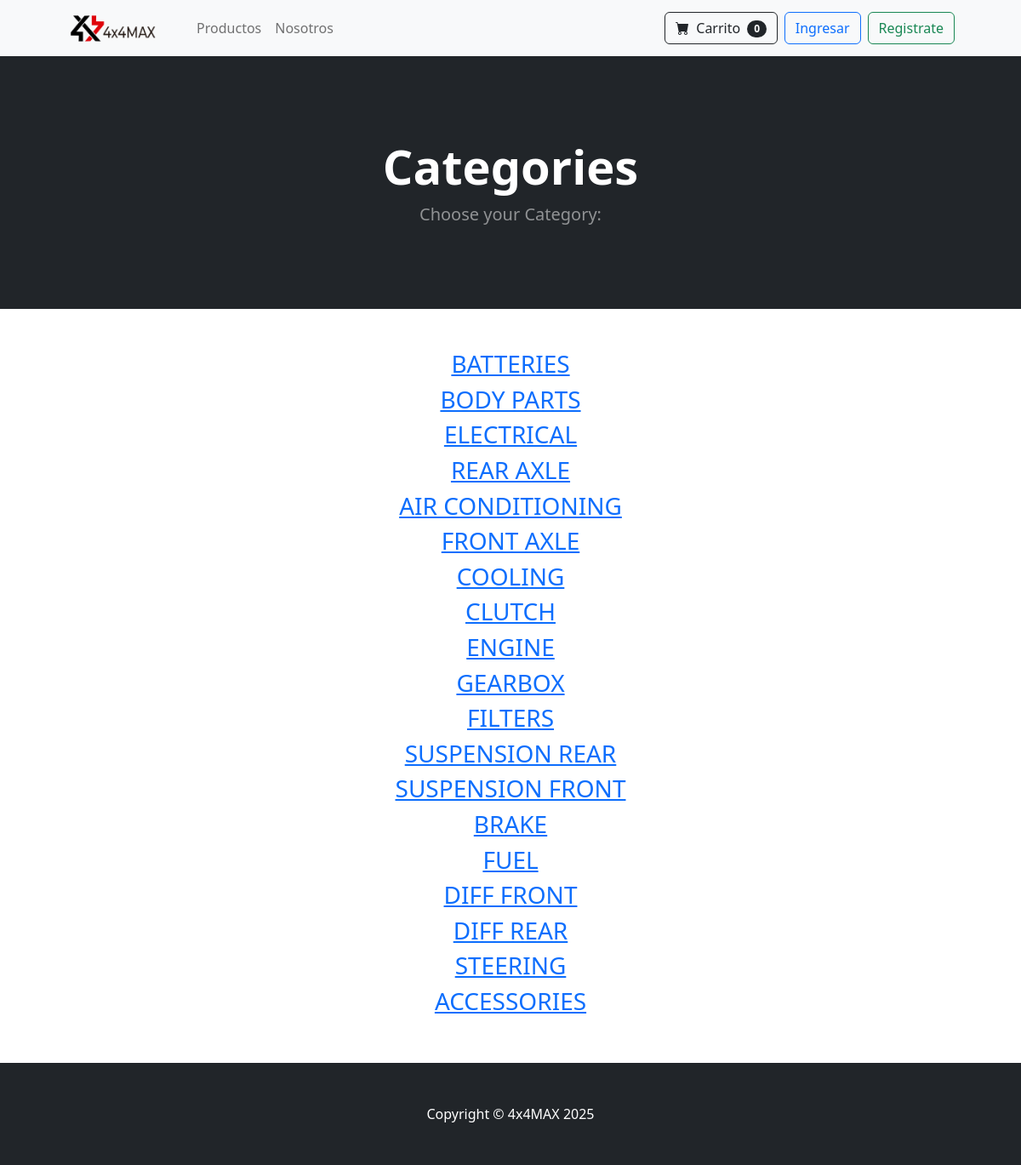
The app's page /category_summary/, older data.
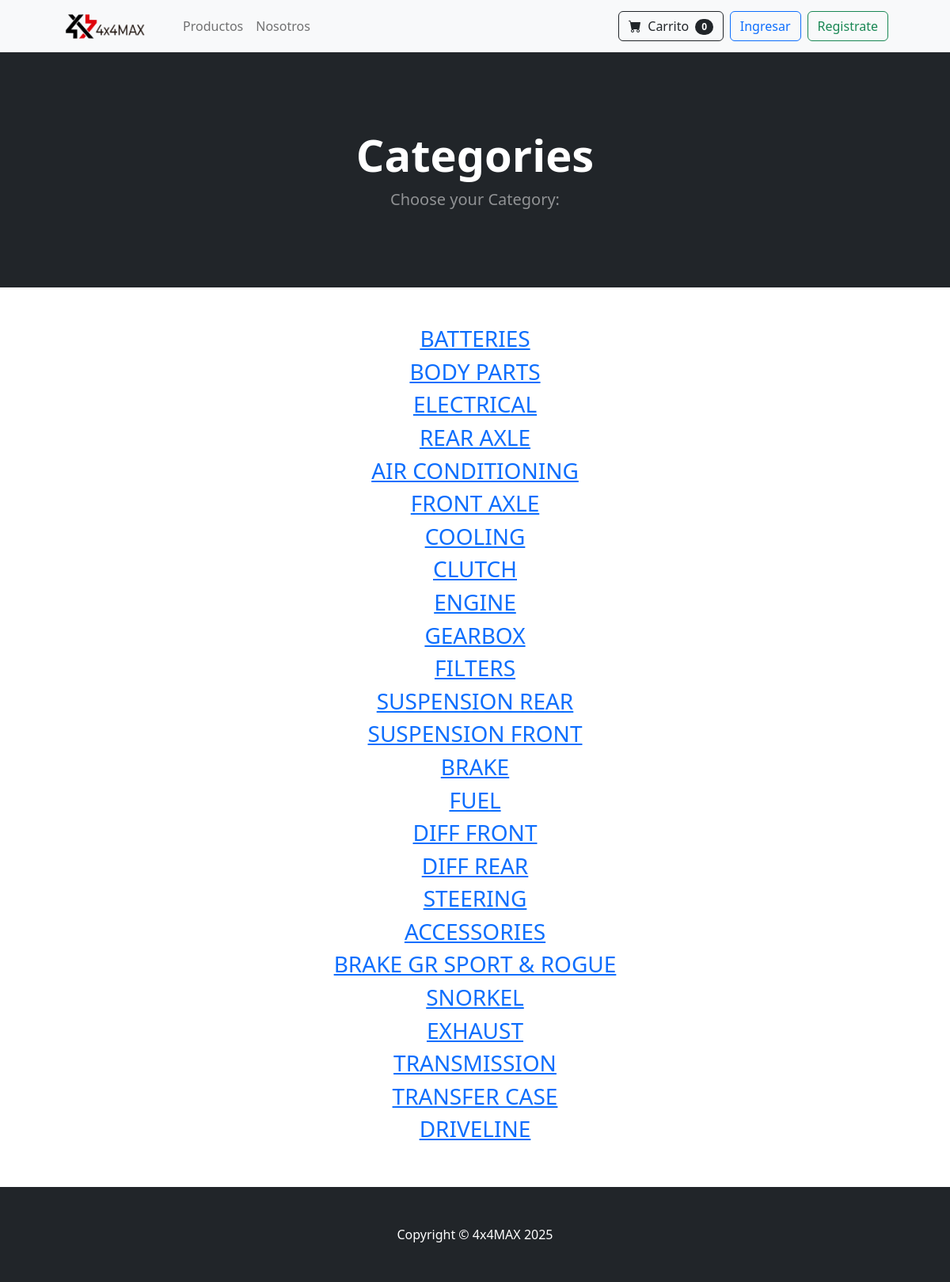
The same page, newer data.
### store/models.py (models this page shows)
class Category(models.Model):
    name = models.CharField(max_length=50)
    def __str__(self):
        return self.name

### store/views.py (the view)
# urls.py: path('category_summary/', views.category_summary, name='category_summary'),
def category_summary(request):
    categories = Category.objects.all()
    return render(request, 'category_summary.html', {"categories": categories})

### cart/cart.py (called while the page is built)
    def __len__(self):
        return len(self.cart)

### cart/context_processor.py (called while the page is built)
def cart(request):
    return {'cart': Cart(request)}

### store/templates/category_summary.html
{% extends 'base.html' %}
{% block content %}
        <header class="bg-dark py-5">
            <div class="container px-4 px-lg-5 my-5">
                <div class="text-center text-white">
                    <h1 class="display-4 fw-bolder">Categories</h1>
                    <p class="lead fw-normal text-white-50 mb-0">Choose your Category:</p>
                </div>
            </div>
        </header>
        <div class="container">
            <div class="row">
                <center>
                    <div class="col-8">
                        <br/><br/>
                        {% for category in categories %}
                            <h3><a href="{% url 'category' category %}">{{ category }}</a></h3>
                        {% endfor %}
<br/><br/>
                       </div>
                </center>
        </div>
{% endblock %}

### store/templates/base.html (shortened to what this page needs)
{% load static %}
<!DOCTYPE html>
<html lang="en">
    <head>
        <link href="https://cdn.jsdelivr.net/npm/bootstrap-icons@1.5.0/font/bootstrap-icons.css" rel="stylesheet" />
        <link href="{% static 'css/styles.css' %}" rel="stylesheet" />
    </head>
    <body>
        <div class="page-wrapper">
            {% include 'navbar.html' %}
            <main class="content">
                {% block content %}
                {% endblock %}
            </main>
            <footer class="py-5 bg-dark">
                <div class="container">
                    <p class="m-0 text-center text-white">Copyright &copy; 4x4MAX 2025</p>
                </div>
            </footer>
        </div>
    </body>
</html>

### store/templates/navbar.html (shortened to what this page needs)
<nav class="navbar navbar-expand-lg navbar-light bg-light">
    <div class="container px-4 px-lg-5">
        {% load static %}
        <a class="navbar-brand" href="{% url 'home' %}">
            <img src="{% static 'images/logo.png' %}" alt="4x4 MAX" style="height: 40px;">
        </a>
        <div class="collapse navbar-collapse" id="navbarSupportedContent">
            <ul class="navbar-nav me-auto mb-2 mb-lg-0 ms-lg-4">
                <li class="nav-item">
                    <a class="nav-link" href="{% url 'all_products' %}">Productos</a>
                </li>
                <li class="nav-item"><a class="nav-link" href="{% url 'about' %}">Nosotros</a></li>
            </ul>
<div class="d-flex ms-auto align-items-center">
    <a href="{% url 'cart_summary' %}" class="btn btn-outline-dark me-2">
        <i class="bi-cart-fill me-1"></i>
        Carrito
        <span class="badge bg-dark text-white ms-1 rounded-pill" id="cart_quantity">
            {{ cart|length }}
        </span>
    </a>
    {% if user.is_authenticated %}
        <div class="dropdown me-2">
            <button class="btn btn-outline-secondary dropdown-toggle" type="button" data-bs-toggle="dropdown" aria-expanded="false">
                Perfil
            </button>
            <ul class="dropdown-menu">
                <li><a class="dropdown-item" href="{% url 'update_user' %}">Información</a></li>
                <li><hr class="dropdown-divider"></li>
                <li><a class="dropdown-item" href="{% url 'update_info' %}">Dirección de Envío</a></li>
            </ul>
        </div>
        {% if user.is_superuser %}
        <div class="dropdown me-2">
            <button class="btn btn-outline-secondary dropdown-toggle" type="button" data-bs-toggle="dropdown" aria-expanded="false">
                Orders
            </button>
            <ul class="dropdown-menu">
                <li><a class="dropdown-item" href="{% url 'shipped_dash' %}">Shipped Orders</a></li>
                <li><hr class="dropdown-divider"></li>
                <li><a class="dropdown-item" href="{% url 'not_shipped_dash' %}">Not Shipped Orders</a></li>
            </ul>
        </div>
        {% endif %}
        <a href="{% url 'logout' %}" class="btn btn-outline-danger">Salir</a>
    {% else %}
        <a href="{% url 'login' %}" class="btn btn-outline-primary me-2">Ingresar</a>
        <a href="{% url 'register' %}" class="btn btn-outline-success">Registrate</a>
    {% endif %}
</div>
        </div>
    </div>
</nav>

### store/templates/base.html (style rules this page uses)
html, body { height: 100%; margin: 0; }
.page-wrapper { display: flex; flex-direction: column; min-height: 100vh; }
main.content { flex: 1; }

Row changes from the older to the newer data that the page shows:
added Category: name "BRAKE GR SPORT & ROGUE"
added Category: name "SNORKEL"
added Category: name "EXHAUST"
added Category: name "TRANSMISSION"
added Category: name "TRANSFER CASE"
added Category: name "DRIVELINE"
